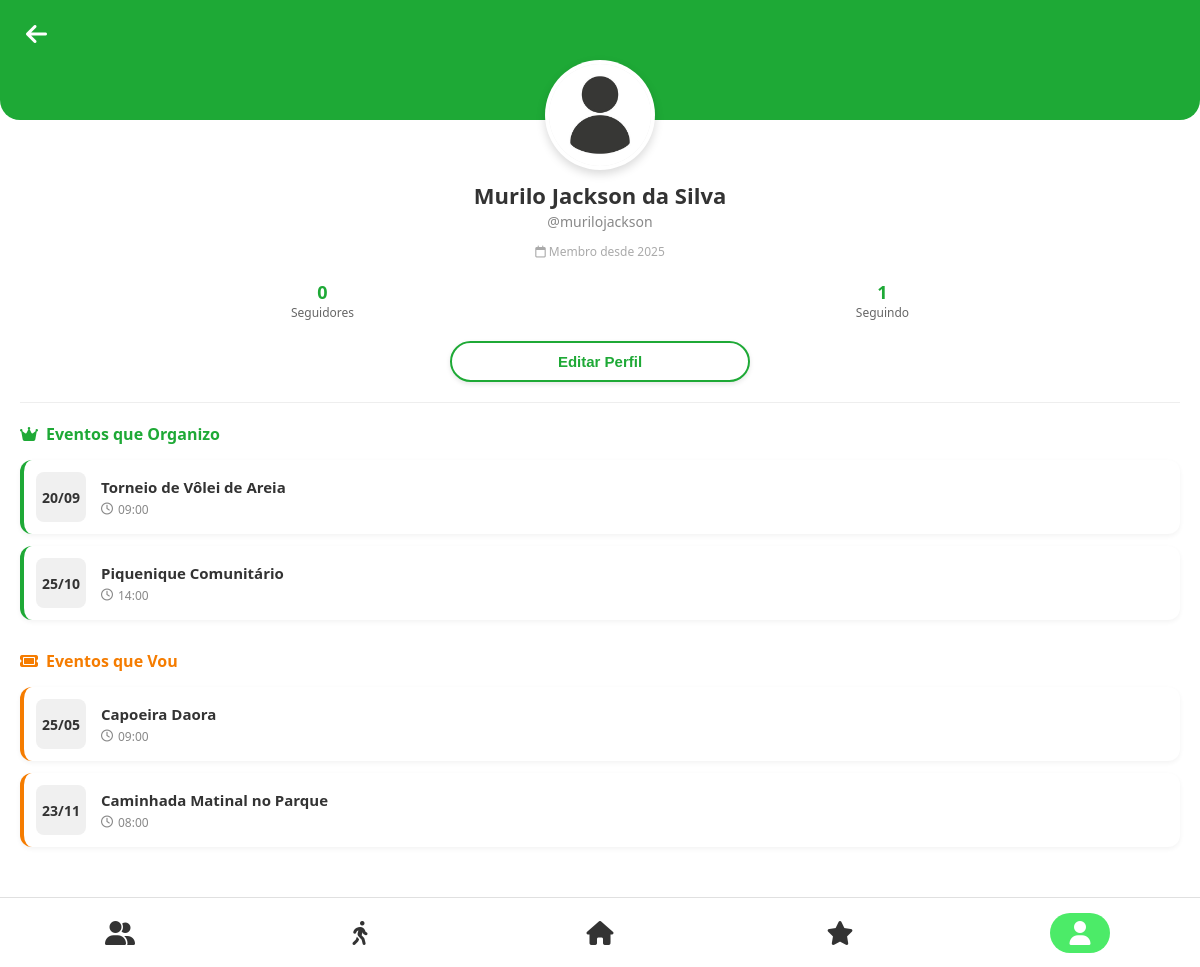
The page /teladeusuario/usuario.php (signed in) on the database its author committed.
### tables this page shows
CREATE TABLE Usuario ( 
    idUsuario INT PRIMARY KEY AUTO_INCREMENT,
    nome VARCHAR(255) NOT NULL,
    username VARCHAR(50) NOT NULL UNIQUE,
    avatar_path VARCHAR(255) NULL,
    biografia TEXT NULL,
    tipo ENUM('comum', 'instituicao', 'admin') NOT NULL,
    email VARCHAR(200) NOT NULL UNIQUE,
    senha VARCHAR(255) NOT NULL,
    cpf VARCHAR (14) UNIQUE,
    genero VARCHAR(30),
    data_nasc DATE NOT NULL,
    data_cadastro TIMESTAMP NOT NULL DEFAULT CURRENT_TIMESTAMP,
    ultimo_login TIMESTAMP NULL,
    status ENUM('ativo', 'inativo', 'suspenso') NOT NULL DEFAULT 'ativo'
);

CREATE TABLE Evento ( 
    idEvento INT PRIMARY KEY AUTO_INCREMENT, 
    idParque INT NOT NULL, 
    idInstituicao INT,
    idUsuario INT,
    nome VARCHAR(255) NOT NULL, 
    dia DATE NOT NULL,
    horario_inicio TIME NOT NULL, 
    horario_termino TIME NOT NULL, 
    descricao VARCHAR(255), 
    imagem_path VARCHAR(255) NULL,  
    FOREIGN KEY(idParque) REFERENCES Parque (idParque),
    FOREIGN KEY(idInstituicao) REFERENCES Instituicao (idInstituicao),
    FOREIGN KEY(idUsuario) REFERENCES Usuario (idUsuario)
);

### teladeusuario/usuario.php (the view, shortened to what this page needs)
<?php
$host = 'localhost'; $db = 'Spark'; $user = 'root'; $pass = '';
$conn = new mysqli($host, $user, $pass, $db);
$url_base = '/Spark-main/';
$meuId = $_SESSION['id_usuario'];
$perfilId = isset($_GET['id']) ? intval($_GET['id']) : $meuId;
$sqlUser = "SELECT * FROM Usuario WHERE idUsuario = ?";
$stmt = $conn->prepare($sqlUser);
$stmt->bind_param("i", $perfilId);
$stmt->execute();
$userResult = $stmt->get_result();
$perfil = $userResult->fetch_assoc();
$perfil['avatar'] = !empty($perfil['avatar_path'])
    ? $url_base . $perfil['avatar_path']
    : $url_base . 'assets/images/avatar_padrao.png';
$anoCadastro = date('Y', strtotime($perfil['data_cadastro']));
$sqlSeguindo = "SELECT COUNT(*) as total FROM Seguidores WHERE idSeguidor = ?";
$stmt = $conn->prepare($sqlSeguindo);
$stmt->bind_param("i", $perfilId);
$stmt->execute();
$totalSeguindo = $stmt->get_result()->fetch_assoc()['total'];
$sqlSeguidores = "SELECT COUNT(*) as total FROM Seguidores WHERE idSeguido = ?";
$stmt = $conn->prepare($sqlSeguidores);
$stmt->bind_param("i", $perfilId);
$stmt->execute();
$totalSeguidores = $stmt->get_result()->fetch_assoc()['total'];
$eventosCriados = [];
$sqlCriados = "SELECT * FROM Evento WHERE idUsuario = ? ORDER BY dia ASC";
$stmt = $conn->prepare($sqlCriados);
$stmt->bind_param("i", $perfilId);
$stmt->execute();
$resCriados = $stmt->get_result();
while($e = $resCriados->fetch_assoc()) { $eventosCriados[] = $e; }
$eventosParticipa = [];
$sqlParticipa = "SELECT e.* FROM Evento e JOIN Participantes p ON e.idEvento = p.idEvento WHERE p.idUsuario = ? ORDER BY e.dia ASC";
$stmt = $conn->prepare($sqlParticipa);
$stmt->bind_param("i", $perfilId);
$stmt->execute();
$resParticipa = $stmt->get_result();
while($e = $resParticipa->fetch_assoc()) { $eventosParticipa[] = $e; }
function formatarData($data) { return date('d/m', strtotime($data)); }
?>
<!DOCTYPE html>
<html lang="pt-BR">
<head>
  <link rel="stylesheet" href="usuario.css" />
  <link rel="stylesheet" href="https://cdnjs.cloudflare.com/ajax/libs/font-awesome/6.5.0/css/all.min.css"/>
</head>
<body>
  <header class="profile-header">
    <div class="header-top">
        <button class="back-btn" onclick="goBack()"><i class="fa-solid fa-arrow-left"></i></button>
    </div>
    <div class="avatar-container">
        <img src="<?php echo $perfil['avatar']; ?>" alt="Avatar" class="profile-avatar">
    </div>
  </header>
  <main class="profile-content">
    <h2 class="profile-name"><?php echo $perfil['nome']; ?></h2>
    <p class="profile-username">@<?php echo $perfil['username']; ?></p>
    <p class="member-since"><i class="fa-regular fa-calendar"></i> Membro desde <?php echo $anoCadastro; ?></p>
    <div class="stats-row">
        <div class="stat-item">
            <span class="stat-number" id="count-seguidores"><?php echo $totalSeguidores; ?></span>
            <span class="stat-label">Seguidores</span>
        </div>
        <div class="stat-item">
            <span class="stat-number"><?php echo $totalSeguindo; ?></span>
            <span class="stat-label">Seguindo</span>
        </div>
    </div>
    <div class="action-area">
        <?php if ($meuId === $perfilId): ?>
            <button class="btn-action btn-edit" onclick="alert('Editar Perfil')">Editar Perfil</button>
        <?php endif; ?>
    </div>
    <hr class="divider">
    <div class="events-container">
        <div class="event-section">
            <h3 class="section-title title-created"><i class="fa-solid fa-crown"></i> Eventos que Organizo</h3>
            <?php if (count($eventosCriados) > 0): ?>
                <div class="cards-grid">
                    <?php foreach($eventosCriados as $evt): ?>
                        <div class="event-card card-created" onclick="verEvento(<?php echo $evt['idEvento']; ?>)">
                            <div class="card-date"><span class="day"><?php echo formatarData($evt['dia']); ?></span></div>
                            <div class="card-info">
                                <h4><?php echo htmlspecialchars($evt['nome']); ?></h4>
                                <span class="time"><i class="fa-regular fa-clock"></i> <?php echo substr($evt['horario_inicio'], 0, 5); ?></span>
                            </div>
                        </div>
                    <?php endforeach; ?>
                </div>
            <?php else: ?>
                <p class="empty-msg">Nenhum evento criado.</p>
            <?php endif; ?>
        </div>
        <div class="event-section">
            <h3 class="section-title title-participating"><i class="fa-solid fa-ticket"></i> Eventos que Vou</h3>
            <?php if (count($eventosParticipa) > 0): ?>
                <div class="cards-grid">
                    <?php foreach($eventosParticipa as $evt): ?>
                        <div class="event-card card-participating" onclick="verEvento(<?php echo $evt['idEvento']; ?>)">
                            <div class="card-date"><span class="day"><?php echo formatarData($evt['dia']); ?></span></div>
                            <div class="card-info">
                                <h4><?php echo htmlspecialchars($evt['nome']); ?></h4>
                                <span class="time"><i class="fa-regular fa-clock"></i> <?php echo substr($evt['horario_inicio'], 0, 5); ?></span>
                            </div>
                        </div>
                    <?php endforeach; ?>
                </div>
            <?php else: ?>
                <p class="empty-msg">Não está participando de eventos.</p>
            <?php endif; ?>
        </div>
    </div>
  </main>
  <nav class="bottombar">
    <button class="nav-btn" onclick="navegar('../TelaPerfils/perfil.php')"><i class="fa-solid fa-user-group"></i></button>
    <button class="nav-btn" onclick="navegar('../tela-atividades/atividades.php')"><i class="fa-solid fa-person-walking"></i></button>
    <button class="nav-btn" onclick="navegar('../tela-principal/telaprincipal.php')"><i class="fa-solid fa-house"></i></button>
    <button class="nav-btn" onclick="navegar('../telaFavoritos/index.html')"><i class="fa-solid fa-star"></i></button>
    <button class="nav-btn <?php echo ($meuId === $perfilId) ? 'active' : ''; ?>" onclick="navegar('usuario.php?id=<?php echo $meuId; ?>')"><i class="fa-solid fa-user"></i></button>
  </nav>
</body>
</html>

### teladeusuario/usuario.css (style rules this page uses)
* { box-sizing: border-box; -webkit-tap-highlight-color: transparent; }
body { margin: 0; padding: 0; font-family: 'Segoe UI', Roboto, Helvetica, Arial, sans-serif; background-color: #ffffff; padding-bottom: 80px; }
.profile-header { background-color: #1ea936; padding-bottom: 50px; border-bottom-left-radius: 20px; border-bottom-right-radius: 20px; position: relative; margin-bottom: 50px; }
.header-top { padding: 20px; }
.back-btn { background: none; border: none; color: white; font-size: 24px; cursor: pointer; }
.avatar-container { position: absolute; bottom: -50px; left: 50%; transform: translateX(-50%); width: 110px; height: 110px; background-color: #fff; border-radius: 50%; padding: 4px; box-shadow: 0 4px 10px rgba(0,0,0,0.15); }
.profile-avatar { width: 100%; height: 100%; border-radius: 50%; object-fit: cover; background-color: #eee; }
.profile-content { padding: 10px 20px; text-align: center; }
.profile-name { margin: 0; font-size: 22px; font-weight: 700; color: #333; }
.profile-username { margin: 2px 0 5px 0; color: #888; font-size: 14px; }
.member-since { font-size: 12px; color: #aaa; margin-bottom: 20px; }
.stats-row { display: flex; justify-content: space-around; margin-bottom: 20px; padding: 0 20px; }
.stat-item { display: flex; flex-direction: column; align-items: center; }
.stat-number { font-size: 18px; font-weight: 700; color: #1ea936; }
.stat-label { font-size: 12px; color: #666; }
.action-area { margin-bottom: 20px; }
.btn-action { border: none; padding: 10px 30px; border-radius: 30px; font-size: 15px; font-weight: 600; cursor: pointer; width: 80%; max-width: 300px; transition: 0.2s; box-shadow: 0 2px 5px rgba(0,0,0,0.1); }
.btn-edit { background-color: transparent; border: 2px solid #1ea936; color: #1ea936; }
.divider { border: none; border-top: 1px solid #eee; margin: 20px 0; }
.events-container { text-align: left; }
.event-section { margin-bottom: 30px; }
.section-title { font-size: 16px; font-weight: 700; margin-bottom: 15px; display: flex; align-items: center; gap: 8px; }
.title-created { color: #1ea936; }
.title-participating { color: #F57C00; }
.cards-grid { display: grid; grid-template-columns: 1fr; gap: 12px; }
.event-card { background: #fff; border-radius: 12px; padding: 12px; display: flex; align-items: center; gap: 15px; box-shadow: 0 2px 5px rgba(0,0,0,0.05); transition: transform 0.2s, box-shadow 0.2s; cursor: pointer; }
.card-created { border-left: 4px solid #1ea936; }
.card-participating { border-left: 4px solid #F57C00; }
.card-date { background-color: #f0f0f0; border-radius: 8px; width: 50px; height: 50px; display: flex; align-items: center; justify-content: center; flex-shrink: 0; font-weight: 700; color: #333; font-size: 14px; }
.card-info h4 { margin: 0 0 4px 0; font-size: 15px; color: #333; }
.card-info .time { font-size: 12px; color: #888; display: flex; align-items: center; gap: 5px; }
.bottombar { background: #ffffff; display: flex; justify-content: space-around; align-items: center; padding: 10px 0; position: fixed; bottom: 0; width: 100%; border-top: 1px solid #e0e0e0; z-index: 1000; height: 70px; }
.nav-btn { background: transparent; border: none; color: #333; display: flex; flex-direction: column; align-items: center; justify-content: center; cursor: pointer; width: 50px; height: 50px; position: relative; }
.nav-btn i { font-size: 24px; z-index: 2; }
.nav-btn.active i { color: #ffffff; }
.nav-btn.active::before { content: ''; position: absolute; top: 50%; left: 50%; transform: translate(-50%, -50%); width: 60px; height: 40px; background-color: #4ceb68; border-radius: 20px; z-index: 1; }

### rows shown on the page
usuario: nome "Murilo Jackson da Silva", username "murilojackson", data_cadastro "2025"
evento: dia "20/09", nome "Torneio de Vôlei de Areia", horario_inicio "09:00"
evento: dia "25/10", nome "Piquenique Comunitário", horario_inicio "14:00"
evento: dia "25/05", nome "Capoeira Daora", horario_inicio "09:00"
evento: dia "23/11", nome "Caminhada Matinal no Parque", horario_inicio "08:00"

### other values the page prints
$totalSeguidores "0"
$totalSeguindo "1"
